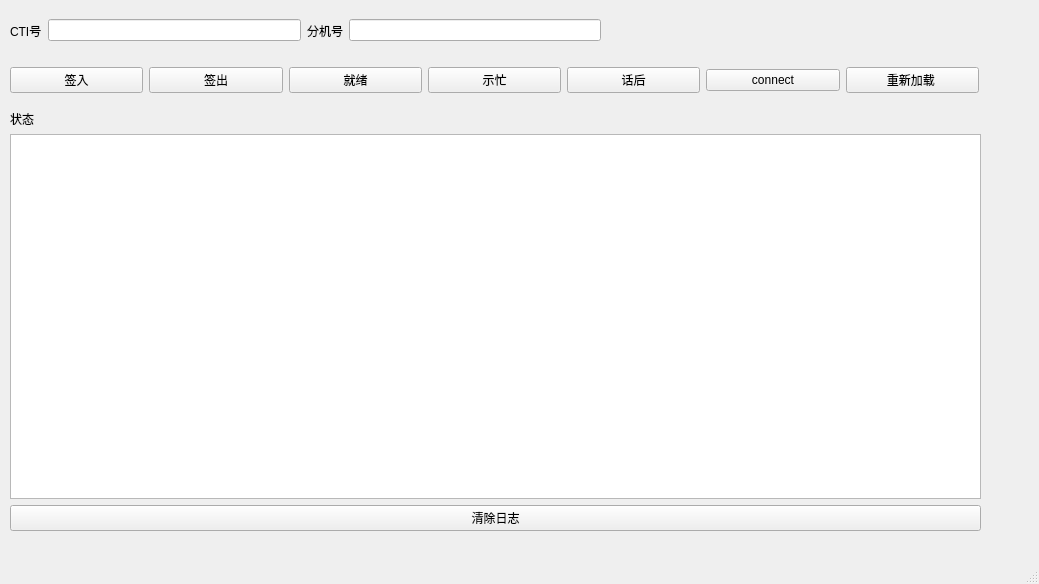
<?xml version="1.0" encoding="UTF-8"?>
<ui version="4.0">
 <class>MainWindow</class>
 <widget class="QMainWindow" name="MainWindow">
  <property name="geometry">
   <rect>
    <x>0</x>
    <y>0</y>
    <width>1039</width>
    <height>584</height>
   </rect>
  </property>
  <property name="windowTitle">
   <string>MainWindow</string>
  </property>
  <widget class="QWidget" name="centralwidget">
   <widget class="QWidget" name="verticalLayoutWidget">
    <property name="geometry">
     <rect>
      <x>10</x>
      <y>110</y>
      <width>971</width>
      <height>421</height>
     </rect>
    </property>
    <layout class="QVBoxLayout" name="verticalLayout">
     <item>
      <widget class="QLabel" name="status">
       <property name="text">
        <string>状态</string>
       </property>
      </widget>
     </item>
     <item>
      <widget class="QPlainTextEdit" name="log">
       <property name="readOnly">
        <bool>true</bool>
       </property>
      </widget>
     </item>
     <item>
      <widget class="QPushButton" name="clearlog">
       <property name="text">
        <string>清除日志</string>
       </property>
      </widget>
     </item>
    </layout>
   </widget>
   <widget class="QWidget" name="horizontalLayoutWidget">
    <property name="geometry">
     <rect>
      <x>10</x>
      <y>60</y>
      <width>969</width>
      <height>41</height>
     </rect>
    </property>
    <layout class="QHBoxLayout" name="horizontalLayout">
     <item>
      <widget class="QPushButton" name="checkin">
       <property name="text">
        <string>签入</string>
       </property>
      </widget>
     </item>
     <item>
      <widget class="QPushButton" name="checkout">
       <property name="text">
        <string>签出</string>
       </property>
      </widget>
     </item>
     <item>
      <widget class="QPushButton" name="ready">
       <property name="text">
        <string>就绪</string>
       </property>
      </widget>
     </item>
     <item>
      <widget class="QPushButton" name="busy">
       <property name="text">
        <string>示忙</string>
       </property>
      </widget>
     </item>
     <item>
      <widget class="QPushButton" name="after">
       <property name="text">
        <string>话后</string>
       </property>
      </widget>
     </item>
     <item>
      <widget class="QPushButton" name="connect">
       <property name="text">
        <string>connect</string>
       </property>
      </widget>
     </item>
     <item>
      <widget class="QPushButton" name="delete_2">
       <property name="text">
        <string>重新加载 </string>
       </property>
      </widget>
     </item>
    </layout>
   </widget>
   <widget class="QWidget" name="horizontalLayoutWidget_2">
    <property name="geometry">
     <rect>
      <x>10</x>
      <y>10</y>
      <width>591</width>
      <height>41</height>
     </rect>
    </property>
    <layout class="QHBoxLayout" name="horizontalLayout_2">
     <item>
      <widget class="QLabel" name="label_cti">
       <property name="text">
        <string>CTI号</string>
       </property>
      </widget>
     </item>
     <item>
      <widget class="QLineEdit" name="lineEdit_cti"/>
     </item>
     <item>
      <widget class="QLabel" name="label_ext">
       <property name="text">
        <string>分机号</string>
       </property>
      </widget>
     </item>
     <item>
      <widget class="QLineEdit" name="lineEdit_ext"/>
     </item>
    </layout>
   </widget>
  </widget>
  <widget class="QMenuBar" name="menubar">
   <property name="geometry">
    <rect>
     <x>0</x>
     <y>0</y>
     <width>1039</width>
     <height>23</height>
    </rect>
   </property>
  </widget>
  <widget class="QStatusBar" name="statusbar"/>
 </widget>
 <resources/>
 <connections/>
</ui>
